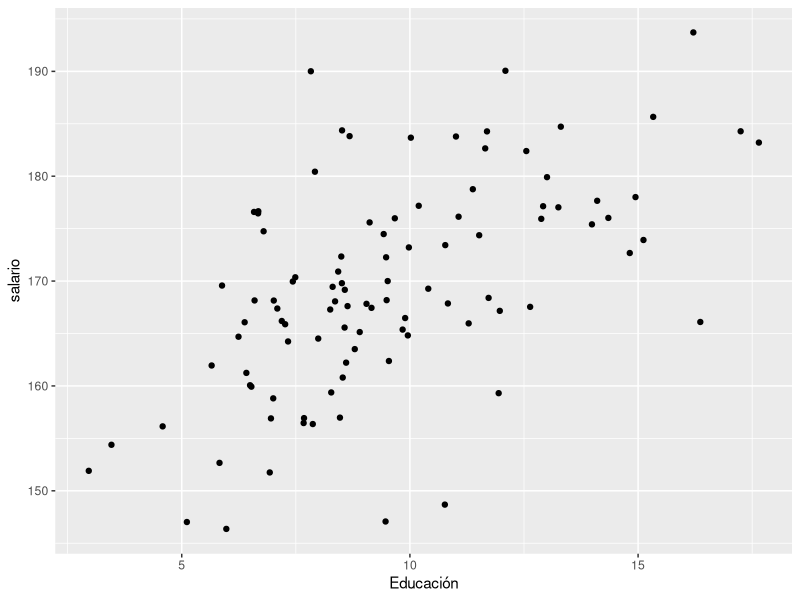
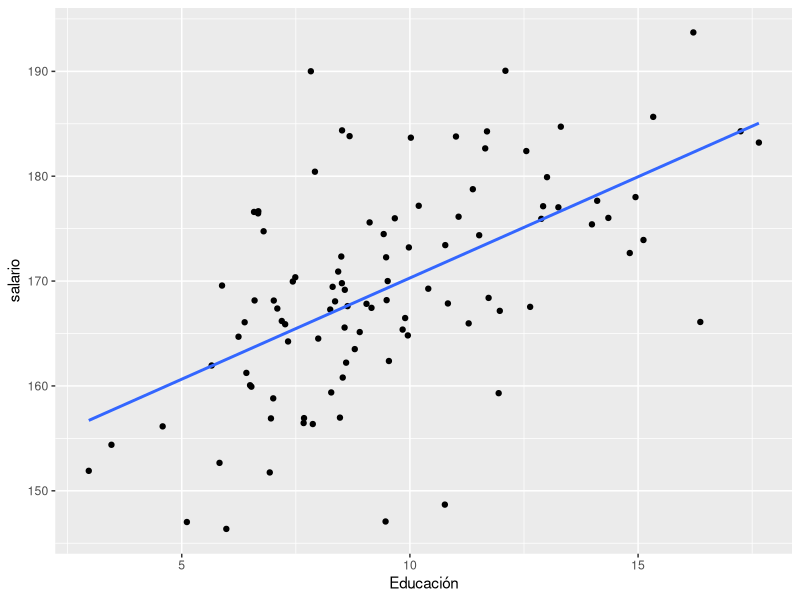
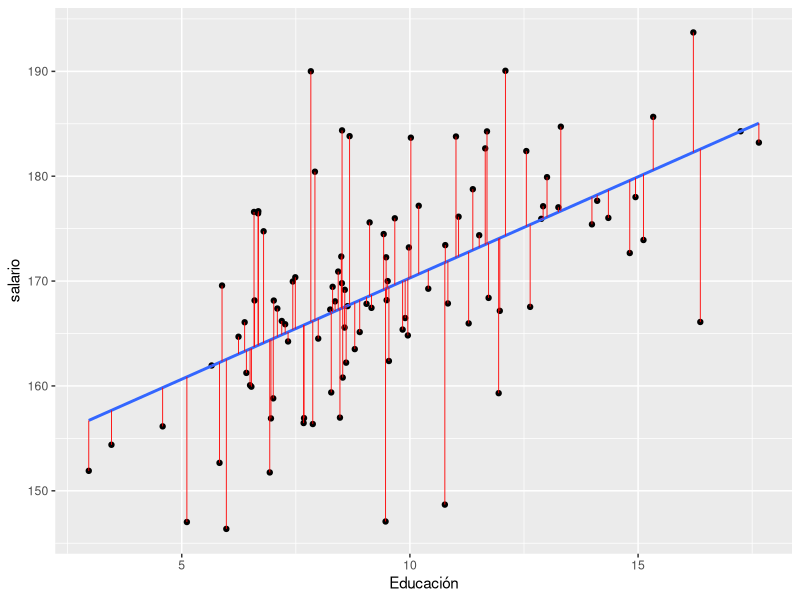

The R source for these figures, in order:
#Recordatorio de MCO

#Iniciamos una nueva sesión quitando todos los elementos previos
rm(list = ls()) 
#Para evitar la notación científica
options(scipen=999) 

library(tidyverse)
library(broom)


#Simulación de datos de educación e ingreso

#Fijo una semilla
set.seed(1234)

#Genero el vector de educación y una perturbación normal
educacion <-  rnorm(100,10,3)
e <-  rnorm(100,0,8)

#Genero el salario con parámetros conocidos (b0=100, b1=2)
b0 <- 150
b1 <- 2

salario <- b0 + b1 * educacion + e 
datos.salarios <- as.data.frame(cbind(salario, educacion))
  
(lm(salario ~ educacion))




#Gráfico de la relación educación e ingreso

datos.salarios %>% 
  ggplot(aes(x=educacion, y=salario )) +
  geom_point()+
  labs(x="Educación", "Salario por hora")




#Estimación por MCO

reg1 <- lm(salario ~ educacion,
           data=datos.salarios)

summary(reg1)



#Gráfico con línea de regresión
datos.salarios %>% 
  ggplot(aes(x=educacion, y=salario )) +
  geom_point()+
  labs(x="Educación", "Salario por hora")+
  geom_smooth(method = 'lm', se = F)




#Visualización de residuales

datos.salarios <- augment(reg1)

datos.salarios %>% 
  ggplot(aes(x=educacion, y=salario )) +
  geom_point()+
  labs(x="Educación", "Salario por hora")+
  geom_smooth(method = 'lm', se = F)+
  geom_segment(aes(xend = educacion, yend = .fitted), color = "red", size = 0.3)


